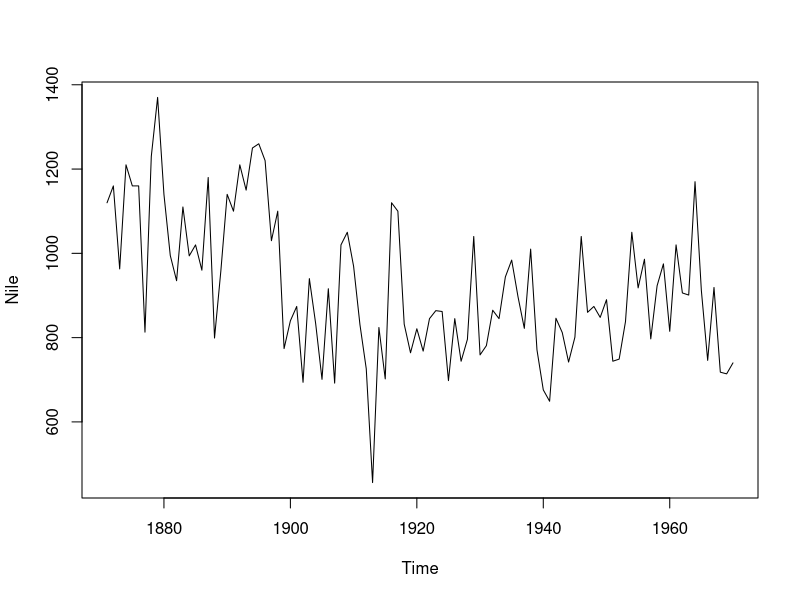
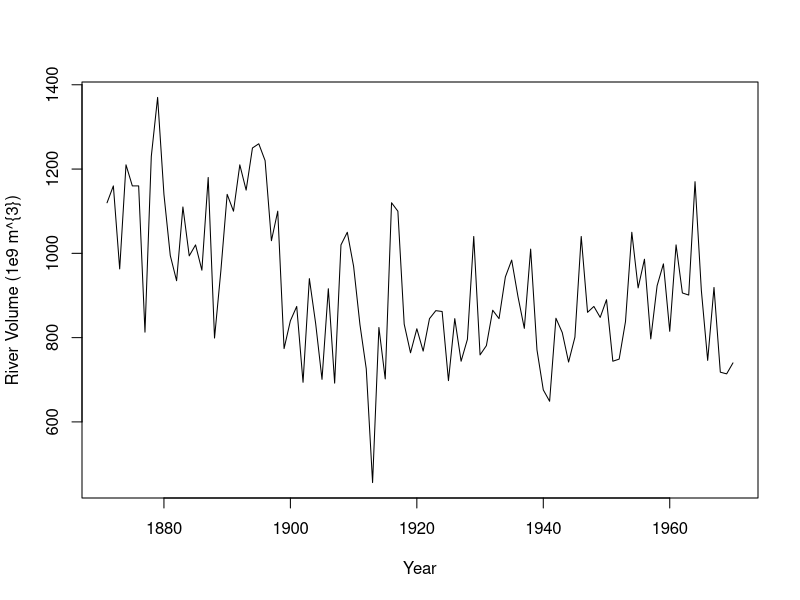
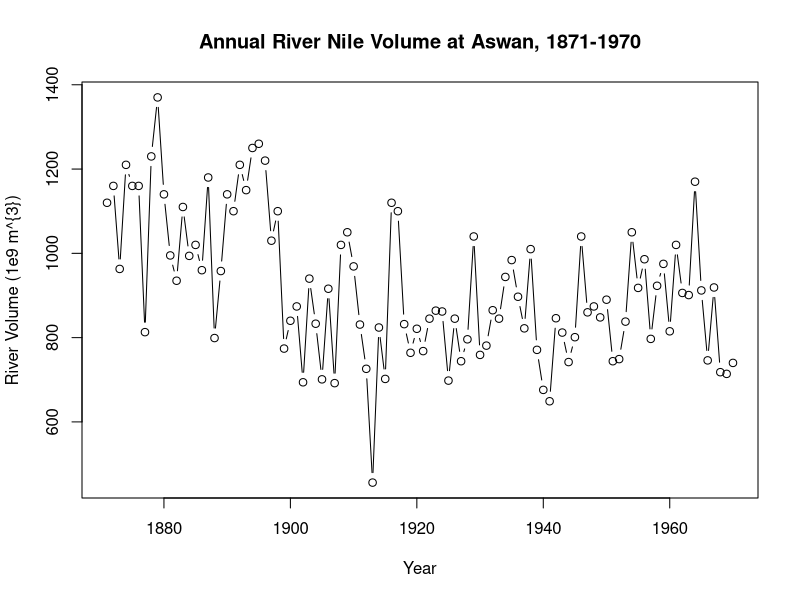
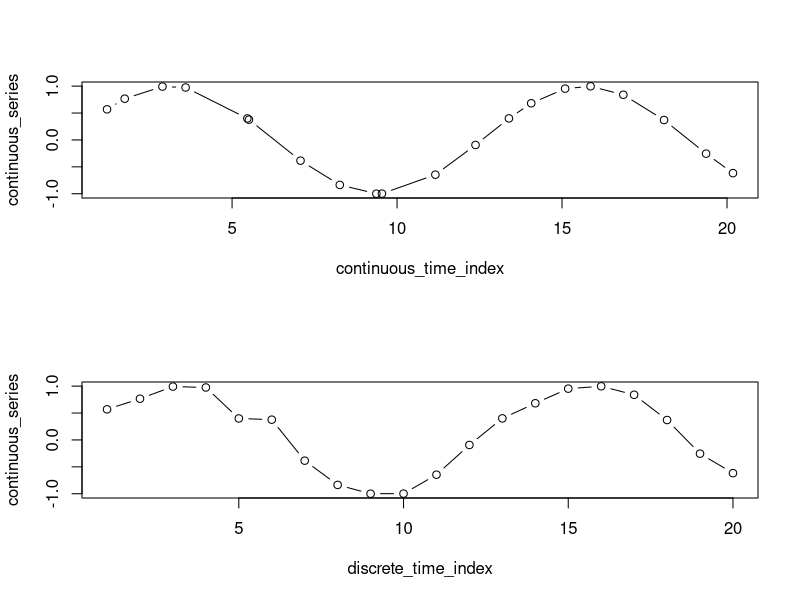
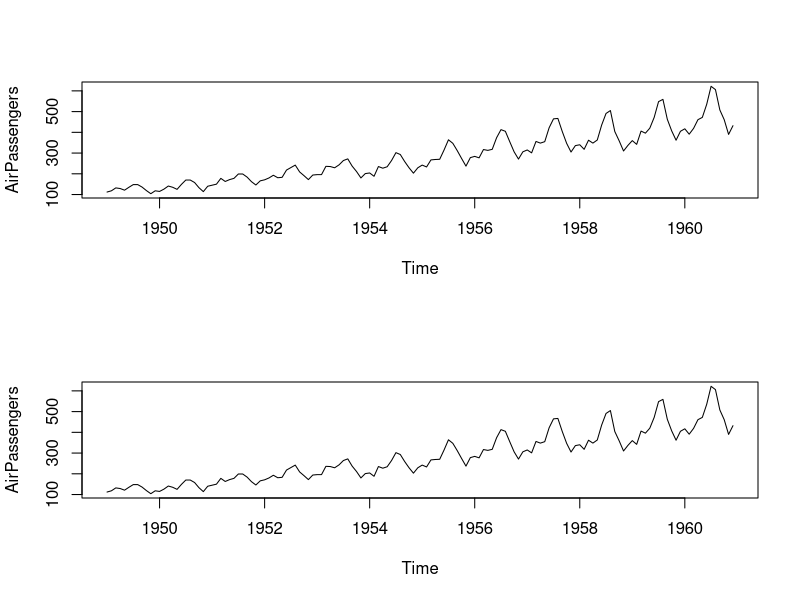
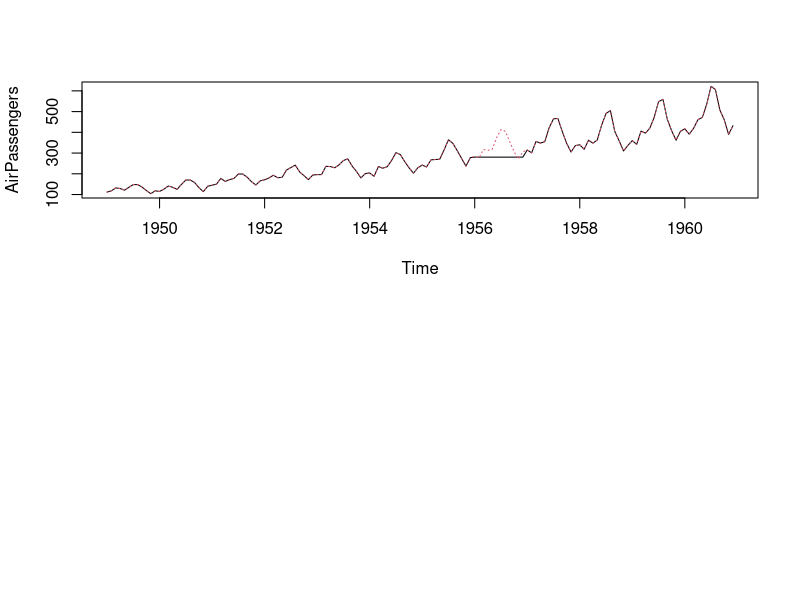
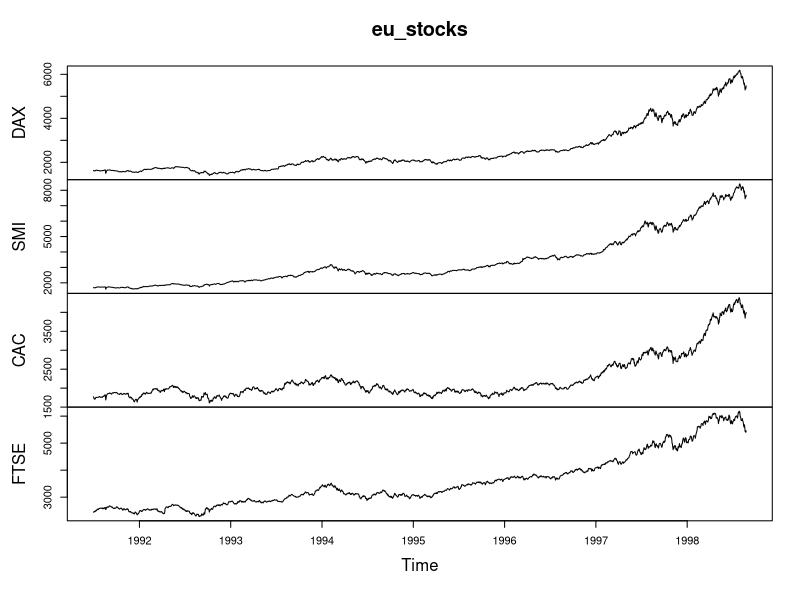
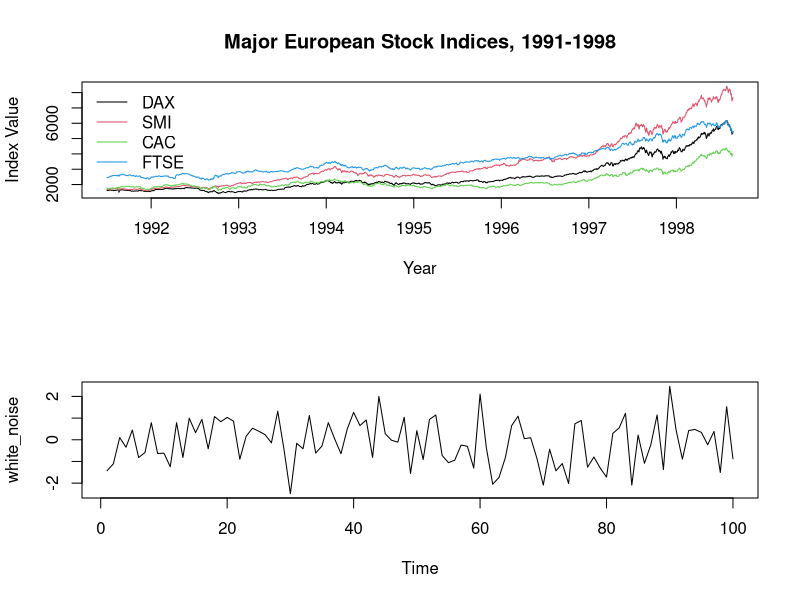

R code for these plots, in order:
## ---- chunk 1
knitr::opts_chunk$set(echo = TRUE)
## ---- chunk 2
# Print the Nile dataset
print(Nile)

# List the number of observations in the Nile dataset
length(Nile)

# Display the first 10 elements of the Nile dataset
head(Nile, n = 10)

# Display the last 12 elements of the Nile dataset
tail(Nile, n = 12)
## ---- chunk 3
# Plot the Nile data
plot(Nile)

# Plot the Nile data with xlab and ylab arguments
plot(Nile, xlab = "Year", ylab = "River Volume (1e9 m^{3})")

# Plot the Nile data with xlab, ylab, main, and type arguments
plot(Nile, xlab = "Year", ylab = "River Volume (1e9 m^{3})", main = "Annual River Nile Volume at Aswan, 1871-1970", type = "b")

## ---- chunk 4
continuous_time_index <- c(1.210322, 1.746137,  2.889634,  3.591384,  5.462065,  5.510933,  7.074295, 8.264398,  9.373382,
                           9.541063, 11.161122, 12.378371, 13.390559, 14.066280, 15.093547, 15.864515, 16.857413, 18.091457,                            19.365451, 20.180524)

continuous_series <- c(0.56889468, 0.76630408, 0.99207512, 0.97481741, 0.39912320, 0.37660246, -0.38532033, -0.83635852, 
                       -0.99966983, -0.99831019, -0.64622280, -0.09386151, 0.40052909,  0.68160578,  0.95318159,  
                       0.99693803,  0.83934194,  0.37003754, -0.25509676, -0.61743983)

# Plot the continuous_series using continuous time indexing
par(mfrow=c(2,1))
plot(continuous_time_index, continuous_series, type = "b")

# Make a discrete time index using 1:20 
discrete_time_index <- 1:20

# Now plot the continuous_series using discrete time indexing
plot(discrete_time_index, continuous_series, type = "b")

## ---- chunk 5
# Plot AirPassengers
plot(AirPassengers)

# View the start and end dates of AirPassengers
start(AirPassengers)
end(AirPassengers)

# Use time(), deltat(), frequency(), and cycle() with AirPassengers 
deltat(AirPassengers)
frequency(AirPassengers)
time(AirPassengers)
cycle(AirPassengers)
## ---- chunk 6

# Plot the AirPassengers data
plot(AirPassengers, type = "l")

# Compute the mean of AirPassengers
mean(AirPassengers, na.rm = TRUE)

# Impute mean values to NA in AirPassengers
AirPassengers[85:96] <- mean(AirPassengers, na.rm = TRUE)

# Generate another plot of AirPassengers
plot(AirPassengers)

# Add the complete AirPassengers data to your plot
rm(AirPassengers)
points(AirPassengers, type = "l", col = 2, lty = 3)

## ---- chunk 7
# Check whether Nile is a ts object
is.ts(Nile)

# Check whether AirPassengers is a ts object
is.ts(AirPassengers)
## ---- chunk 8
eu_stocks <- EuStockMarkets

# Check whether eu_stocks is a ts object
is.ts(eu_stocks)

# View the start, end, and frequency of eu_stocks
start(eu_stocks)
end(eu_stocks)
frequency(eu_stocks)

# Generate a simple plot of eu_stocks
plot(eu_stocks)

# Use ts.plot with eu_stocks
ts.plot(eu_stocks, col = 1:4, xlab = "Year", ylab = "Index Value", main = "Major European Stock Indices, 1991-1998")

# Add a legend to your ts.plot
legend("topleft", colnames(eu_stocks), lty = 1, col = 1:4, bty = "n")

## ---- chunk 9
# Simulate a WN model with list(order = c(0, 0, 0))
white_noise<- arima.sim(model = list(order = c(0, 0, 0)), n = 100)

# Plot the WN observations
ts.plot(white_noise)

# Simulate from the WN model with: mean = 100, sd = 10
white_noise_2 <- arima.sim(list(order = c(0, 0, 0)), n = 100, mean = 100, sd = 10)

# Plot your white_noise_2 data
ts.plot(white_noise_2)
